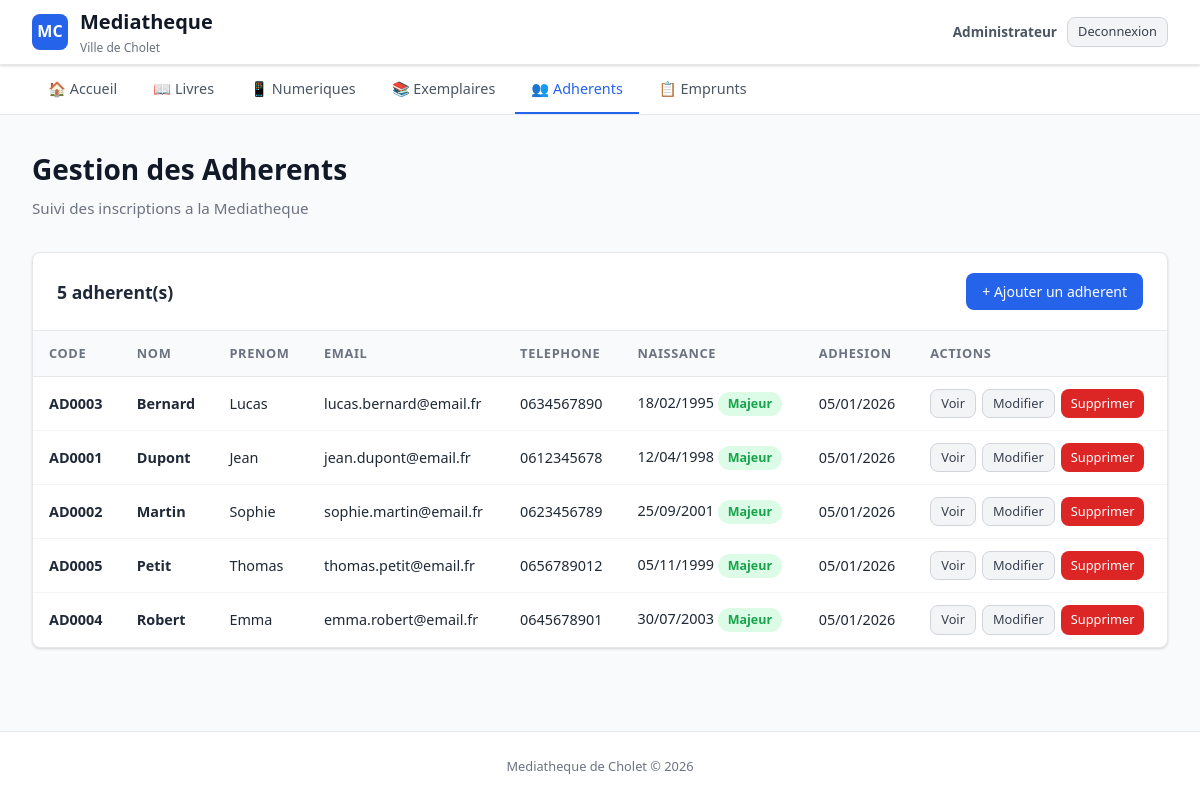
/sql/adherents/index.php (signed in), run on the app's committed database.
### tables this page shows
CREATE TABLE `adherent` (
  `Id_Adherent` int NOT NULL AUTO_INCREMENT,
  `code_adherent` varchar(20) DEFAULT NULL,
  `nomadh` varchar(50) DEFAULT NULL,
  `prenomadh` varchar(50) DEFAULT NULL,
  `datenaissance` date DEFAULT NULL,
  `adresseadh` varchar(50) DEFAULT NULL,
  `mailadh` varchar(50) DEFAULT NULL,
  `telephoneadh` varchar(50) DEFAULT NULL,
  `dateadhesion` date DEFAULT NULL,
  `Id_Adherent_1` int DEFAULT NULL,
  PRIMARY KEY (`Id_Adherent`),
  KEY `Id_Adherent_1` (`Id_Adherent_1`),
  CONSTRAINT `adherent_ibfk_1` FOREIGN KEY (`Id_Adherent_1`) REFERENCES `adherent` (`Id_Adherent`)
);

### sql/includes/functions.php (called while the page is built, shortened)
<?php
function age_en_annees($dateNaissance) {
    try {
        $naissance = new DateTime($dateNaissance);
        return $naissance->diff(new DateTime('today'))->y;
    } catch (Exception $e) {
        return -1;
    }
}
function est_majeur($dateNaissance) {
    $age = age_en_annees($dateNaissance);
    return $age >= 0 && $age >= MAJORITE_ANS;
}
function est_mineur($dateNaissance) {
    $age = age_en_annees($dateNaissance);
    return $age >= 0 && $age < MAJORITE_ANS;
}

### sql/adherents/index.php (the view, shortened to what this page needs)
<?php
require_once __DIR__ . '/../config/database.php';
$adherents = $pdo->query("SELECT * FROM Adherent ORDER BY nomadh ASC, prenomadh ASC")->fetchAll();
require_once __DIR__ . '/../includes/header.php';
?>
<h1>Gestion des Adherents</h1>
<p class="subtitle">Suivi des inscriptions a la Mediatheque</p>
<div class="table-container">
    <div class="table-header">
        <h2><?php echo count($adherents); ?> adherent(s)</h2>
        <a href="ajouter.php" class="btn btn-primary">+ Ajouter un adherent</a>
    </div>
    <?php if (empty($adherents)): ?>
        <div class="empty-state">
            <p>&#128101;</p>
            <p>Aucun adherent inscrit.</p>
        </div>
    <?php else: ?>
        <table>
            <thead>
                <tr>
                    <th>Code</th>
                    <th>Nom</th>
                    <th>Prenom</th>
                    <th>Email</th>
                    <th>Telephone</th>
                    <th>Naissance</th>
                    <th>Adhesion</th>
                    <th>Actions</th>
                </tr>
            </thead>
            <tbody>
                <?php foreach ($adherents as $adherent): ?>
                    <tr>
                        <td><strong><?php echo htmlspecialchars($adherent['code_adherent'] ?? ('AD' . str_pad((string)$adherent['Id_Adherent'], 4, '0', STR_PAD_LEFT))); ?></strong></td>
                        <td><strong><?php echo htmlspecialchars($adherent['nomadh']); ?></strong></td>
                        <td><?php echo htmlspecialchars($adherent['prenomadh']); ?></td>
                        <td><?php echo htmlspecialchars($adherent['mailadh']); ?></td>
                        <td><?php echo htmlspecialchars($adherent['telephoneadh'] ?? '-'); ?></td>
                        <td>
                            <?php echo $adherent['datenaissance'] ? date('d/m/Y', strtotime($adherent['datenaissance'])) : '-'; ?>
                            <?php if (est_mineur($adherent['datenaissance'])): ?>
                                <span class="badge badge-warning">Mineur</span>
                            <?php elseif (est_majeur($adherent['datenaissance'])): ?>
                                <span class="badge badge-success">Majeur</span>
                            <?php endif; ?>
                        </td>
                        <td><?php echo $adherent['dateadhesion'] ? date('d/m/Y', strtotime($adherent['dateadhesion'])) : '-'; ?></td>
                        <td>
                            <div class="btn-group">
                                <a href="consulter.php?id=<?php echo $adherent['Id_Adherent']; ?>" class="btn btn-secondary btn-sm">Voir</a>
                                <a href="modifier.php?id=<?php echo $adherent['Id_Adherent']; ?>" class="btn btn-secondary btn-sm">Modifier</a>
                                <a href="supprimer.php?id=<?php echo $adherent['Id_Adherent']; ?>" class="btn btn-danger btn-sm" onclick="return confirm('Supprimer cet adherent ?')">Supprimer</a>
                            </div>
                        </td>
                    </tr>
                <?php endforeach; ?>
            </tbody>
        </table>
    <?php endif; ?>
</div>
<?php require_once __DIR__ . '/../includes/footer.php'; ?>

### sql/css/style.css (style rules this page uses)
* { margin: 0; padding: 0; box-sizing: border-box; }
:root { --primary: #2563eb; --primary-dark: #1d4ed8; --primary-light: #dbeafe; --danger: #dc2626; --danger-dark: #b91c1c; --danger-light: #fee2e2; --success: #16a34a; --success-light: #dcfce7; --warning: #f59e0b; --warning-light: #fef3c7; --gray-50: #f9fafb; --gray-100: #f3f4f6; --gray-200: #e5e7eb; --gray-300: #d1d5db; --gray-500: #6b7280; --gray-600: #4b5563; --gray-700: #374151; --gray-800: #1f2937; --gray-900: #111827; --radius: 8px; --shadow: 0 1px 3px rgba(0,0,0,0.1), 0 1px 2px rgba(0,0,0,0.06); --shadow-md: 0 4px 6px rgba(0,0,0,0.07), 0 2px 4px rgba(0,0,0,0.06); }
body { font-family: 'Segoe UI', system-ui, -apple-system, sans-serif; background: var(--gray-50); color: var(--gray-800); line-height: 1.6; min-height: 100vh; display: flex; flex-direction: column; }
h1 { font-size: 1.75rem; font-weight: 700; color: var(--gray-900); margin-bottom: 0.25rem; }
.subtitle { color: var(--gray-500); font-size: 0.95rem; margin-bottom: 2rem; }
.table-container { background: white; border: 1px solid var(--gray-200); border-radius: var(--radius); overflow: hidden; box-shadow: var(--shadow); }
.table-header { display: flex; align-items: center; justify-content: space-between; padding: 1.25rem 1.5rem; border-bottom: 1px solid var(--gray-200); }
.table-header h2 { font-size: 1.1rem; font-weight: 600; }
table { width: 100%; border-collapse: collapse; }
th { text-align: left; padding: 12px 16px; font-size: 0.8rem; font-weight: 600; text-transform: uppercase; letter-spacing: 0.05em; color: var(--gray-500); background: var(--gray-50); border-bottom: 1px solid var(--gray-200); }
td { padding: 12px 16px; font-size: 0.9rem; border-bottom: 1px solid var(--gray-100); vertical-align: middle; }
tr:last-child td { border-bottom: none; }
.badge { display: inline-block; padding: 2px 10px; border-radius: 9999px; font-size: 0.78rem; font-weight: 600; }
.badge-success { background: var(--success-light); color: var(--success); }
.btn { display: inline-flex; align-items: center; gap: 6px; padding: 8px 16px; border: none; border-radius: var(--radius); font-size: 0.875rem; font-weight: 500; cursor: pointer; text-decoration: none; transition: all 0.15s ease; line-height: 1.5; }
.btn-primary { background: var(--primary); color: white; }
.btn-danger { background: var(--danger); color: white; }
.btn-secondary { background: var(--gray-100); color: var(--gray-700); border: 1px solid var(--gray-300); }
.btn-sm { padding: 4px 10px; font-size: 0.8rem; }
.btn-group { display: flex; gap: 6px; }

### data on the page
adherent: code_adherent "AD0003", nomadh "Bernard", prenomadh "Lucas", mailadh "lucas.bernard@email.fr", telephoneadh "0634567890", datenaissance "18/02/1995", shows "Majeur", dateadhesion "05/01/2026"
adherent: code_adherent "AD0001", nomadh "Dupont", prenomadh "Jean", mailadh "jean.dupont@email.fr", telephoneadh "0612345678", datenaissance "12/04/1998", shows "Majeur", dateadhesion "05/01/2026"
adherent: code_adherent "AD0002", nomadh "Martin", prenomadh "Sophie", mailadh "sophie.martin@email.fr", telephoneadh "0623456789", datenaissance "25/09/2001", shows "Majeur", dateadhesion "05/01/2026"
adherent: code_adherent "AD0005", nomadh "Petit", prenomadh "Thomas", mailadh "thomas.petit@email.fr", telephoneadh "0656789012", datenaissance "05/11/1999", shows "Majeur", dateadhesion "05/01/2026"
adherent: code_adherent "AD0004", nomadh "Robert", prenomadh "Emma", mailadh "emma.robert@email.fr", telephoneadh "0645678901", datenaissance "30/07/2003", shows "Majeur", dateadhesion "05/01/2026"

### other printed values
count($adherents) "5"
